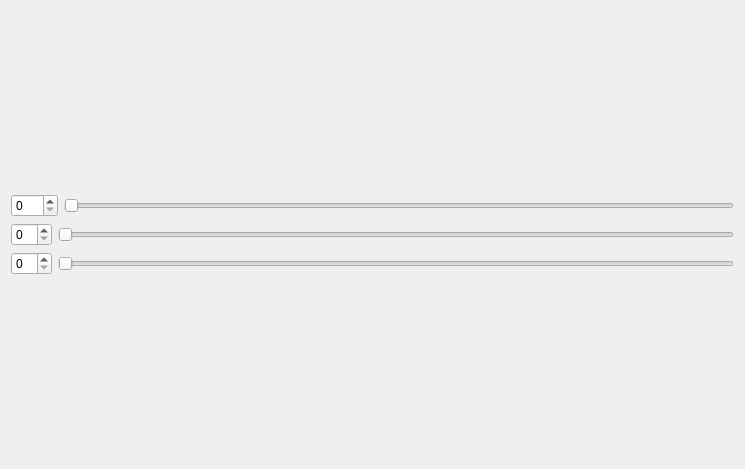
<?xml version="1.0" encoding="UTF-8"?>
<ui version="4.0">
 <class>Widget</class>
 <widget class="QWidget" name="Widget">
  <property name="geometry">
   <rect>
    <x>0</x>
    <y>0</y>
    <width>745</width>
    <height>469</height>
   </rect>
  </property>
  <property name="windowTitle">
   <string>Widget</string>
  </property>
  <layout class="QVBoxLayout" name="verticalLayout_4">
   <item>
    <layout class="QVBoxLayout" name="verticalLayout_5">
     <item>
      <layout class="QHBoxLayout" name="horizontalLayout">
       <item>
        <widget class="QSpinBox" name="spinBox1">
         <property name="maximum">
          <number>100</number>
         </property>
        </widget>
       </item>
       <item>
        <widget class="QSlider" name="slider1">
         <property name="maximum">
          <number>100</number>
         </property>
         <property name="orientation">
          <enum>Qt::Horizontal</enum>
         </property>
        </widget>
       </item>
      </layout>
     </item>
     <item>
      <layout class="QHBoxLayout" name="horizontalLayout_2">
       <item>
        <widget class="QSpinBox" name="spinbox2">
         <property name="maximum">
          <number>50</number>
         </property>
        </widget>
       </item>
       <item>
        <widget class="QSlider" name="slider2">
         <property name="maximum">
          <number>50</number>
         </property>
         <property name="orientation">
          <enum>Qt::Horizontal</enum>
         </property>
        </widget>
       </item>
      </layout>
     </item>
     <item>
      <layout class="QHBoxLayout" name="horizontalLayout_3">
       <item>
        <widget class="QSpinBox" name="spinbox3"/>
       </item>
       <item>
        <widget class="QSlider" name="slider3">
         <property name="orientation">
          <enum>Qt::Horizontal</enum>
         </property>
        </widget>
       </item>
      </layout>
     </item>
    </layout>
   </item>
  </layout>
 </widget>
 <layoutdefault spacing="6" margin="11"/>
 <resources/>
 <connections/>
</ui>
